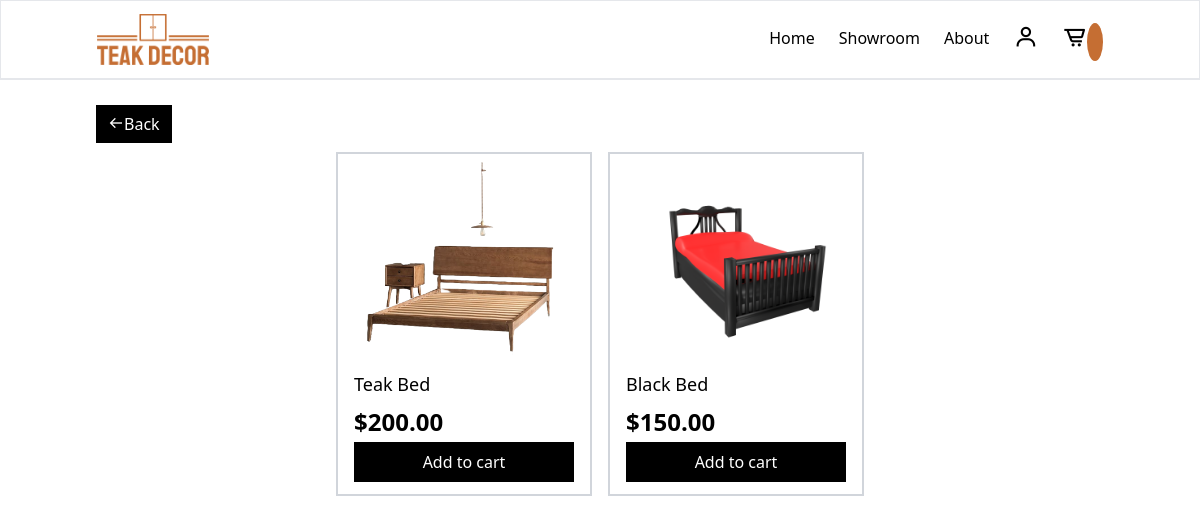
The app's page /products/2 with its own data.
### products/models.py (models this page shows, shortened)
class Item(models.Model):
    id = models.UUIDField(
        primary_key = True,
        default = uuid.uuid4,
        editable = False
    )
    title = models.CharField(max_length=100)
    price = models.DecimalField(max_digits=6, decimal_places=2)
    description = models.TextField()
    category = models.ForeignKey(Category, on_delete=models.CASCADE, default=None)
    image = models.ImageField(upload_to='items/')

### products/views.py (the view)
# urls.py: path("products/<str:category>", views.products_by_category, name="category"),
def products_by_category(request, category):
    products = Item.objects.filter(category=category)
    context = {"products":products, "category":category}
    return render(request, "products.html", context)

### templates/products.html (shortened to what this page needs)
{% extends "base.html" %}
{% load static %}
{% block content %}
    {% if not category_names %}
            <a href="{% url 'products' %}"
                class="px-3 py-2 bg-black hover:bg-slate-500 text-white"
            ><i class='bx bx-arrow-back'></i>Back</a>
    {% endif %}
    <div class="mt-4 flex flex-wrap gap-4 justify-center">
        {% for product  in products %}
        <div class="w-64 h-[21.5rem] p-2 border-2 border-gray-300 hover:border-gray-500 cursor-pointer transition-all">
            <div class="w-52 h-48 rounded-lg m-auto">
                <img
                src="{{ product.image.url }}"
                alt="rosegold image"
                class="object-fit w-60 h-52 bg-white"
                >
                </div>
                <h2 class="text-lg mt-4 px-2">{{ product.title }}</h2>
                <div class="mt-2 px-2 flex flex-col gap-1">
                    <span class="text-2xl font-bold">${{ product.price }}</span>
                    <a href="{% url 'add_to_cart' product.id %}">
                    <button class="w-full h-10 text-center bg-black text-white">
                        Add to cart
                    </button>
                    </a>
                </div>
        </div>
        {% endfor %}
    </div>
{% endblock content %}

### records on screen
Item: image (picture), title "Teak Bed", price "200.00"
Item: image (picture), title "Black Bed", price "150.00"
